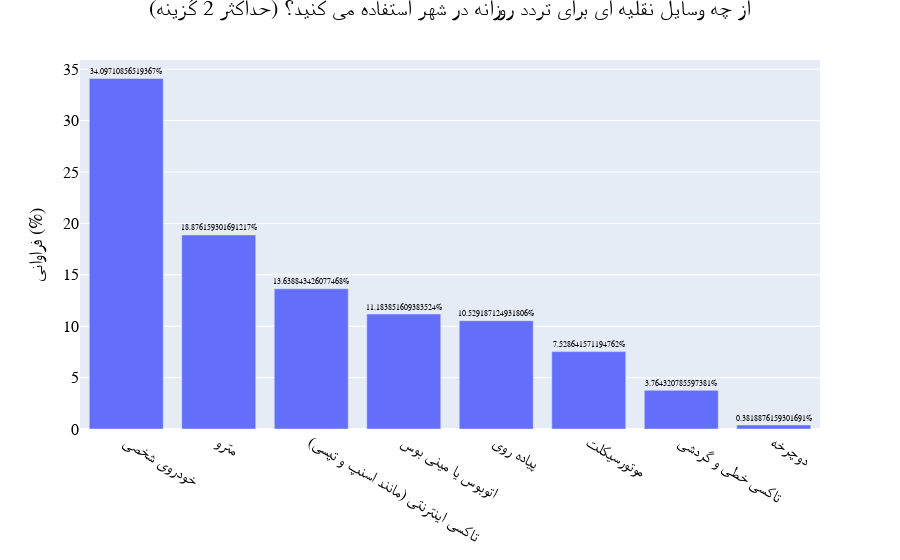

Notebook cell for this chart:
### Code cell
path_dir = 'E:/Shahrpot/Asphalt/Shahrpot/Asphalt/reports/figures'
ch.bar_chart(cnt_q1, title=df_guide['text'][0], name='q1', path=path_dir)

### Figure 1 — Plotly figure (JSON) as saved in the notebook; plotly's stock layout.template omitted (floating-point values rounded to 4 significant figures)
{"data": [{"alignmentgroup": "True", "hovertemplate": "Categories=%{x}<br>Values=%{text}<extra></extra>", "legendgroup": "", "marker": {"color": "#636efa", "pattern": {"shape": ""}}, "name": "", "offsetgroup": "", "orientation": "v", "showlegend": false, "text": [34.1, 18.88, 13.64, 11.18, 10.53, 7.529, 3.764, 0.3819], "textfont": {"color": "black", "family": "B Nazanin", "size": 16}, "textposition": "outside", "texttemplate": "%{text}%", "type": "bar", "x": ["خودروی شخصی", "مترو", "تاکسی اینترنتی (مانند اسنپ و تپسی) ", "اتوبوس یا مینی بوس", "پیاده روی", "موتورسیکلت", "تاکسی خطی و گردشی", "دوچرخه "], "xaxis": "x", "y": [34.1, 18.88, 13.64, 11.18, 10.53, 7.529, 3.764, 0.3819], "yaxis": "y"}], "layout": {"barmode": "relative", "font": {"color": "black", "family": "B Nazanin", "size": 16}, "legend": {"tracegroupgap": 0}, "margin": {"t": 60}, "showlegend": false, "title": {"text": "از چه وسایل نقلیه ای برای تردد روزانه در شهر استفاده می کنید؟ (حداکثر 2 گزینه)", "x": 0.5, "y": 1}, "xaxis": {"anchor": "y", "domain": [0, 1], "title": {}}, "yaxis": {"anchor": "x", "domain": [0, 1], "title": {"text": "فراوانی (%)"}}}}
